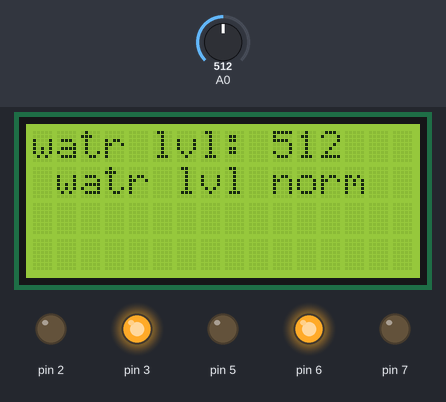
The sketch below on a simulated Arduino Uno, built with avr-gcc and run on an emulated ATmega328P. Shown: 16×4 character LCD, output pins drawn as LEDs (lit = HIGH). The test bench sets the inputs (shaded band); at power-on: A0 = 512. What the sketch prints to the serial monitor is not drawn.

Above: at 1.2 s.
1.3 s: A0 set to 682
At 2.7 s:
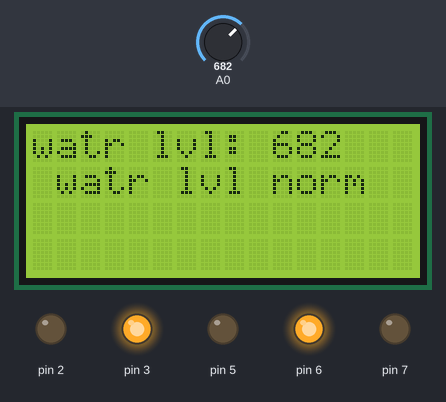
5.4 s: A0 set to 708
At 6.7 s:
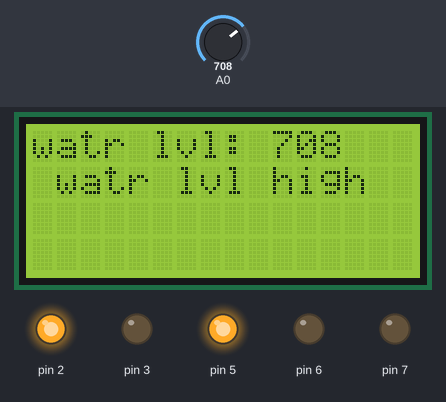
9.5 s: A0 set to 190
At 10.7 s:
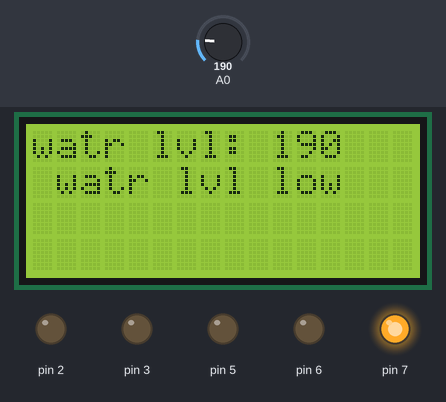
Timing chart, 0 to 12.5 s (numbered marks = the images above; inputs shaded):
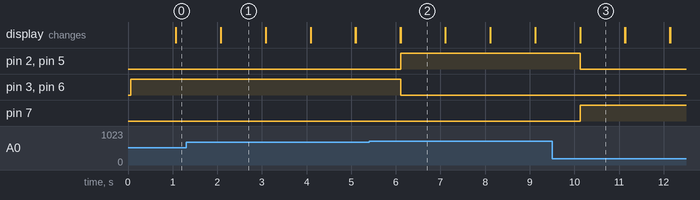

Measured:
- the behaviour switches between 700 and 701 on A0 (found by bisection; images 1 and 2)
- after the input at 1.3 s, the display: first differs from a run without the input after 0.78 s (image 1)
- after the input at 5.4 s, pin 2: LOW → HIGH after 0.71 s; pin 3: HIGH → LOW after 0.71 s; pin 5: LOW → HIGH after 0.70 s; pin 6: HIGH → LOW after 0.70 s; the display: first differs from a run without the input after 0.71 s (image 2)
- after the input at 9.5 s, pin 2, pin 5: HIGH → LOW after 0.63 s; pin 7: LOW → HIGH after 0.63 s; the display: first differs from a run without the input after 0.63 s (image 3)
- what the display in image 1 shows lasts 1.0 s, from 2.1 s to 3.1 s

The sketch:

WATER_LEVEL_SENSOR_with_motor.ino
```cpp
#include<LiquidCrystal.h>
LiquidCrystal lcd(13,12,11,10,9,8);
void setup()
{
  lcd.begin(16,4);
  pinMode(A0,INPUT);
  Serial.begin(9600);
  pinMode(7,OUTPUT);
  pinMode(6,OUTPUT);
  pinMode(5,OUTPUT);
  pinMode(3,OUTPUT);
  pinMode(2,OUTPUT);
}

void loop()
{
  int a;
  a=analogRead(A0);
  if (a<200)
  {
    digitalWrite(7,1);
    digitalWrite(6,0);
    digitalWrite(5,0);

    Serial.print("WATER LEVEL:");
    Serial.println(a);
    lcd.setCursor(0,0);
    lcd.print("watr lvl:");
    lcd.setCursor(10,0);
    lcd.print(a);
    lcd.setCursor(1,1);
    lcd.print("watr lvl low");
    digitalWrite(3,LOW);
    digitalWrite(2,LOW);
    delay(1000);
    lcd.clear();
  }
  else if(a>=200 && a<=700)
  {
    digitalWrite(7,0);
    digitalWrite(6,1);
    digitalWrite(5,0);

    Serial.print("WATER LEVEL:");
    Serial.println(a);
    lcd.setCursor(0,0);
    lcd.print("watr lvl:");
    lcd.setCursor(10,0);
    lcd.print(a);
    lcd.setCursor(1,1);
    lcd.print("watr lvl norm");
    digitalWrite(3,HIGH);
    digitalWrite(2,LOW);
    delay(1000);
    lcd.clear();
  }
  else
  {
    digitalWrite(7,0);
    digitalWrite(6,0);
    digitalWrite(5,1);

    Serial.print("WATER LEVEL:");
    Serial.println(a);
    lcd.setCursor(0,0);
    lcd.print("watr lvl:");
    lcd.setCursor(10,0);
    lcd.print(a);
    lcd.setCursor(1,1);
    lcd.print("watr lvl high");
    digitalWrite(3,LOW);
    digitalWrite(2,HIGH);
    delay(1000);
    lcd.clear();
  }
 }
```
